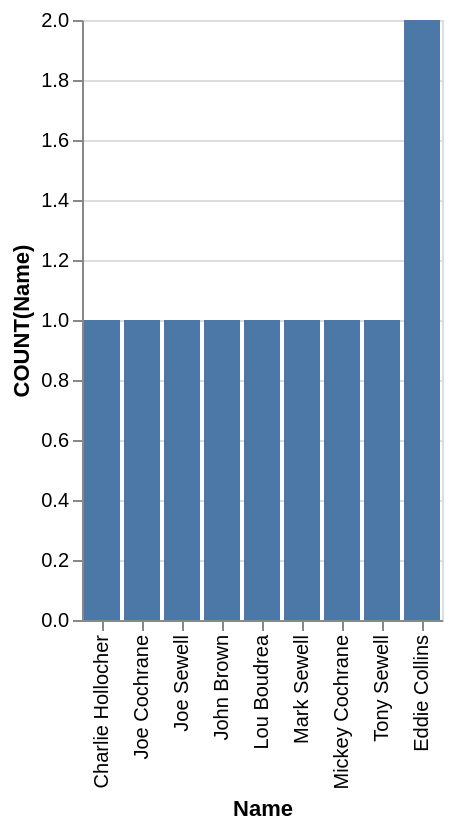

Vega-Lite specification stored for this chart:
### Vega-Lite specification from a JSON file in a GitHub repository (floating-point values rounded to 4 significant figures)
{"data": {"values": [{"x_data": "Charlie Hollocher", "y_data": 1}, {"x_data": "Eddie Collins", "y_data": 2}, {"x_data": "Joe Cochrane", "y_data": 1}, {"x_data": "Joe Sewell", "y_data": 1}, {"x_data": "John Brown", "y_data": 1}, {"x_data": "Lou Boudrea", "y_data": 1}, {"x_data": "Mark Sewell", "y_data": 1}, {"x_data": "Mickey Cochrane", "y_data": 1}, {"x_data": "Tony Sewell", "y_data": 1}]}, "mark": "bar", "encoding": {"x": {"field": "x_data", "type": "nominal", "title": "Name", "sort": {"op": "sum", "field": "y_data", "order": "ascending"}}, "y": {"field": "y_data", "type": "quantitative", "title": "COUNT(Name)"}}}
